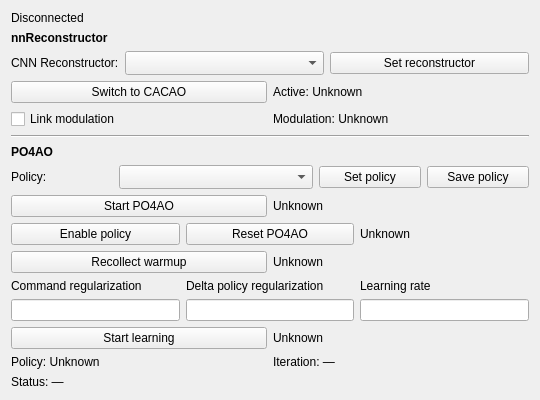
<?xml version='1.0' encoding='UTF-8'?>
<ui version="4.0">
  <class>po4ao</class>
  <widget class="QWidget" name="po4ao">
    <property name="geometry">
      <rect>
        <x>0</x>
        <y>0</y>
        <width>540</width>
        <height>400</height>
      </rect>
    </property>
    <property name="windowTitle">
      <string>NN / PO4AO</string>
    </property>
    <layout class="QVBoxLayout" name="layoutPanel">
      <property name="spacing">
        <number>6</number>
      </property>
      <item>
        <widget class="xqt::statusLabel" name="labelConnection">
          <property name="text">
            <string>Disconnected</string>
          </property>
          <property name="wordWrap">
            <bool>true</bool>
          </property>
          <property name="sizePolicy">
            <sizepolicy hsizetype="Ignored" vsizetype="Preferred">
              <horstretch>0</horstretch>
              <verstretch>0</verstretch>
            </sizepolicy>
          </property>
          <property name="textFormat">
            <enum>Qt::PlainText</enum>
          </property>
        </widget>
      </item>
      <item>
        <widget class="QLabel" name="labelNNTitle">
          <property name="font"><font><bold>true</bold></font></property>
          <property name="text"><string>nnReconstructor</string></property>
          <property name="textFormat"><enum>Qt::PlainText</enum></property>
        </widget>
      </item>
      <item>
        <layout class="QHBoxLayout" name="layoutEngine">
          <item>
            <widget class="QLabel" name="labelEngine">
              <property name="text">
                <string>CNN Reconstructor:</string>
              </property>
              <property name="wordWrap">
                <bool>true</bool>
              </property>
              <property name="sizePolicy">
                <sizepolicy hsizetype="Maximum" vsizetype="Preferred">
                  <horstretch>0</horstretch>
                  <verstretch>0</verstretch>
                </sizepolicy>
              </property>
              <property name="textFormat">
                <enum>Qt::PlainText</enum>
              </property>
            </widget>
          </item>
          <item>
            <widget class="QComboBox" name="comboEngine">
              <property name="sizeAdjustPolicy">
                <enum>QComboBox::AdjustToMinimumContentsLengthWithIcon</enum>
              </property>
              <property name="minimumContentsLength">
                <number>18</number>
              </property>
            </widget>
          </item>
          <item>
            <widget class="QPushButton" name="buttonEnableNN">
              <property name="text">
                <string>Set reconstructor</string>
              </property>
            </widget>
          </item>
        </layout>
      </item>
      <item>
        <layout class="QHBoxLayout" name="layoutReconstructor">
          <item>
            <widget class="QPushButton" name="buttonReconstructor">
              <property name="text">
                <string>Switch to CACAO</string>
              </property>
            </widget>
          </item>
          <item>
            <widget class="xqt::statusLabel" name="labelReconstructor">
              <property name="text">
                <string>Active: Unknown</string>
              </property>
              <property name="wordWrap">
                <bool>true</bool>
              </property>
              <property name="sizePolicy">
                <sizepolicy hsizetype="Ignored" vsizetype="Preferred">
                  <horstretch>0</horstretch>
                  <verstretch>0</verstretch>
                </sizepolicy>
              </property>
              <property name="textFormat">
                <enum>Qt::PlainText</enum>
              </property>
            </widget>
          </item>
        </layout>
      </item>
      <item>
        <layout class="QHBoxLayout" name="layoutModulation">
          <item>
            <widget class="QCheckBox" name="checkModulation">
              <property name="text">
                <string>Link modulation</string>
              </property>
            </widget>
          </item>
          <item>
            <widget class="xqt::statusLabel" name="labelModulation">
              <property name="text">
                <string>Modulation: Unknown</string>
              </property>
              <property name="wordWrap">
                <bool>true</bool>
              </property>
              <property name="sizePolicy">
                <sizepolicy hsizetype="Ignored" vsizetype="Preferred">
                  <horstretch>0</horstretch>
                  <verstretch>0</verstretch>
                </sizepolicy>
              </property>
              <property name="textFormat">
                <enum>Qt::PlainText</enum>
              </property>
            </widget>
          </item>
        </layout>
      </item>
      <item>
        <widget class="QFrame" name="line">
          <property name="frameShape">
            <enum>QFrame::HLine</enum>
          </property>
          <property name="frameShadow">
            <enum>QFrame::Sunken</enum>
          </property>
        </widget>
      </item>
      <item>
        <widget class="QLabel" name="labelPO4AOTitle">
          <property name="font"><font><bold>true</bold></font></property>
          <property name="text"><string>PO4AO</string></property>
          <property name="textFormat"><enum>Qt::PlainText</enum></property>
        </widget>
      </item>
      <item>
        <layout class="QHBoxLayout" name="layoutSavedPolicy">
          <item><widget class="QLabel" name="labelSavedPolicy"><property name="text"><string>Policy:</string></property></widget></item>
          <item><widget class="QComboBox" name="comboPolicy">
            <property name="sizeAdjustPolicy"><enum>QComboBox::AdjustToMinimumContentsLengthWithIcon</enum></property>
            <property name="minimumContentsLength"><number>18</number></property>
          </widget></item>
          <item><widget class="QPushButton" name="buttonSetPolicy"><property name="text"><string>Set policy</string></property></widget></item>
          <item><widget class="QPushButton" name="buttonSavePolicy"><property name="text"><string>Save policy</string></property></widget></item>
        </layout>
      </item>
      <item>
        <layout class="QHBoxLayout" name="layoutRunPO4AO">
          <item><widget class="QPushButton" name="buttonRunPO4AO"><property name="text"><string>Start PO4AO</string></property></widget></item>
          <item><widget class="QLabel" name="labelRunPO4AO"><property name="text"><string>Unknown</string></property><property name="textFormat"><enum>Qt::PlainText</enum></property><property name="wordWrap"><bool>true</bool></property></widget></item>
        </layout>
      </item>
      <item>
        <layout class="QHBoxLayout" name="layoutPO4AO">
          <item>
            <widget class="QPushButton" name="buttonPO4AO">
              <property name="text">
                <string>Enable policy</string>
              </property>
            </widget>
          </item>
          <item>
            <widget class="QPushButton" name="buttonReset">
              <property name="text">
                <string>Reset PO4AO</string>
              </property>
            </widget>
          </item>
          <item>
            <widget class="xqt::statusLabel" name="labelController">
              <property name="text">
                <string>Unknown</string>
              </property>
              <property name="wordWrap">
                <bool>true</bool>
              </property>
              <property name="sizePolicy">
                <sizepolicy hsizetype="Ignored" vsizetype="Preferred">
                  <horstretch>0</horstretch>
                  <verstretch>0</verstretch>
                </sizepolicy>
              </property>
              <property name="textFormat">
                <enum>Qt::PlainText</enum>
              </property>
            </widget>
          </item>
        </layout>
      </item>
      <item>
        <layout class="QHBoxLayout" name="layoutWarmup">
          <item>
            <widget class="QPushButton" name="buttonWarmup">
              <property name="text">
                <string>Recollect warmup</string>
              </property>
            </widget>
          </item>
          <item>
            <widget class="xqt::statusLabel" name="labelCollection">
              <property name="text">
                <string>Unknown</string>
              </property>
              <property name="wordWrap">
                <bool>true</bool>
              </property>
              <property name="sizePolicy">
                <sizepolicy hsizetype="Ignored" vsizetype="Preferred">
                  <horstretch>0</horstretch>
                  <verstretch>0</verstretch>
                </sizepolicy>
              </property>
              <property name="textFormat">
                <enum>Qt::PlainText</enum>
              </property>
            </widget>
          </item>
        </layout>
      </item>
      <item>
        <layout class="QHBoxLayout" name="layoutParameters">
          <item><layout class="QVBoxLayout" name="layoutCommandRegularization">
            <item><widget class="QLabel" name="labelCommandRegularization"><property name="text"><string>Command regularization</string></property><property name="wordWrap"><bool>true</bool></property></widget></item>
            <item><widget class="xqt::statusLineEdit" name="entryCommandRegularization"/></item>
          </layout></item>
          <item><layout class="QVBoxLayout" name="layoutDeltaRegularization">
            <item><widget class="QLabel" name="labelDeltaRegularization"><property name="text"><string>Delta policy regularization</string></property><property name="wordWrap"><bool>true</bool></property></widget></item>
            <item><widget class="xqt::statusLineEdit" name="entryDeltaRegularization"/></item>
          </layout></item>
          <item><layout class="QVBoxLayout" name="layoutLearningRate">
            <item><widget class="QLabel" name="labelLearningRate"><property name="text"><string>Learning rate</string></property><property name="wordWrap"><bool>true</bool></property></widget></item>
            <item><widget class="xqt::statusLineEdit" name="entryLearningRate"/></item>
          </layout></item>
        </layout>
      </item>
      <item>
        <layout class="QHBoxLayout" name="layoutLearning">
          <item>
            <widget class="QPushButton" name="buttonLearning">
              <property name="text">
                <string>Start learning</string>
              </property>
            </widget>
          </item>
          <item>
            <widget class="xqt::statusLabel" name="labelLearning">
              <property name="text">
                <string>Unknown</string>
              </property>
              <property name="wordWrap">
                <bool>true</bool>
              </property>
              <property name="sizePolicy">
                <sizepolicy hsizetype="Ignored" vsizetype="Preferred">
                  <horstretch>0</horstretch>
                  <verstretch>0</verstretch>
                </sizepolicy>
              </property>
              <property name="textFormat">
                <enum>Qt::PlainText</enum>
              </property>
            </widget>
          </item>
        </layout>
      </item>
      <item>
        <layout class="QHBoxLayout" name="layoutPolicy">
          <item>
            <widget class="xqt::statusLabel" name="labelPolicy">
              <property name="text">
                <string>Policy: Unknown</string>
              </property>
              <property name="wordWrap">
                <bool>true</bool>
              </property>
              <property name="sizePolicy">
                <sizepolicy hsizetype="Ignored" vsizetype="Preferred">
                  <horstretch>0</horstretch>
                  <verstretch>0</verstretch>
                </sizepolicy>
              </property>
              <property name="textFormat">
                <enum>Qt::PlainText</enum>
              </property>
            </widget>
          </item>
          <item>
            <widget class="xqt::statusLabel" name="labelIteration">
              <property name="text">
                <string>Iteration: —</string>
              </property>
              <property name="wordWrap">
                <bool>true</bool>
              </property>
              <property name="sizePolicy">
                <sizepolicy hsizetype="Ignored" vsizetype="Preferred">
                  <horstretch>0</horstretch>
                  <verstretch>0</verstretch>
                </sizepolicy>
              </property>
              <property name="textFormat">
                <enum>Qt::PlainText</enum>
              </property>
            </widget>
          </item>
        </layout>
      </item>
      <item>
        <widget class="xqt::statusLabel" name="labelStatus">
          <property name="text">
            <string>Status: —</string>
          </property>
          <property name="wordWrap">
            <bool>true</bool>
          </property>
          <property name="sizePolicy">
            <sizepolicy hsizetype="Ignored" vsizetype="Preferred">
              <horstretch>0</horstretch>
              <verstretch>0</verstretch>
            </sizepolicy>
          </property>
          <property name="textFormat">
            <enum>Qt::PlainText</enum>
          </property>
        </widget>
      </item>
    </layout>
  </widget>
  <customwidgets>
    <customwidget><class>xqt::statusLineEdit</class><extends>QLineEdit</extends><header>../xWidgets/statusLineEdit.hpp</header></customwidget>
    <customwidget>
      <class>xqt::statusLabel</class>
      <extends>QLabel</extends>
      <header>../xWidgets/statusLabel.hpp</header>
    </customwidget>
  </customwidgets>
  <resources />
  <connections />
</ui>
